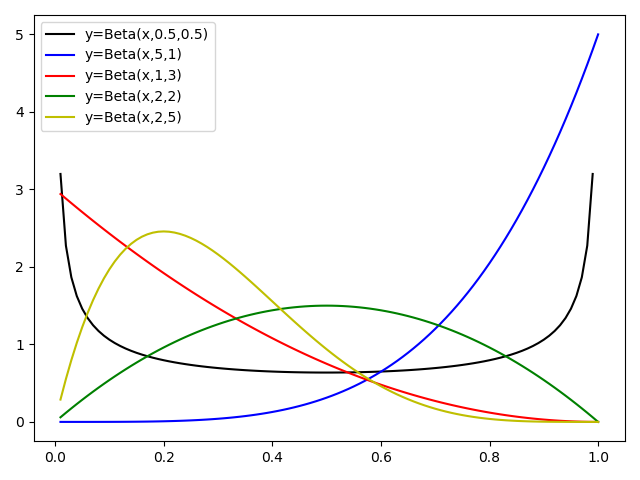

Generate this figure with Python:
'''
@Author： Runsen
@微信公众号： 润森笔记
@博客： https://blog.csdn.net/weixin_44510615
@Date： 2020/7/5
'''

from scipy.stats import beta
import numpy as np
import matplotlib.pyplot as plt
x=np.linspace(0.01,1,100)
plt.plot(x,beta.pdf(x,0.5,0.5),'k-',label='y=Beta(x,0.5,0.5)')
plt.plot(x,beta.pdf(x,5,1),'b-',label='y=Beta(x,5,1)')
plt.plot(x,beta.pdf(x,1,3),'r-',label='y=Beta(x,1,3)')
plt.plot(x,beta.pdf(x,2,2),'g-',label='y=Beta(x,2,2)')
plt.plot(x,beta.pdf(x,2,5),'y-',label='y=Beta(x,2,5)')
plt.legend()
plt.show()
